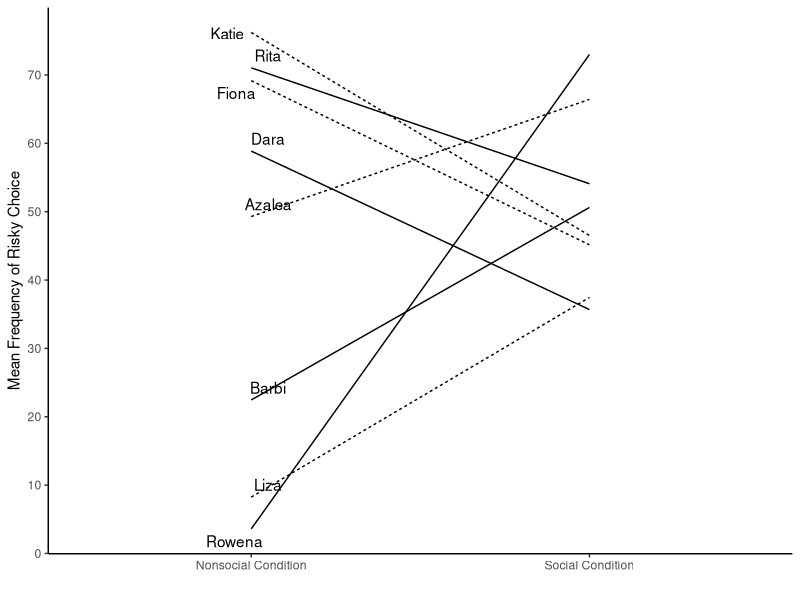
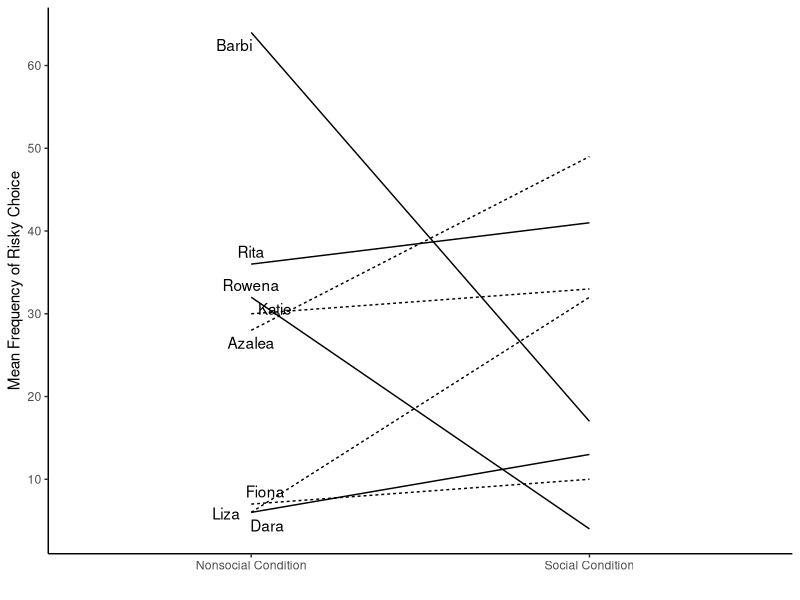
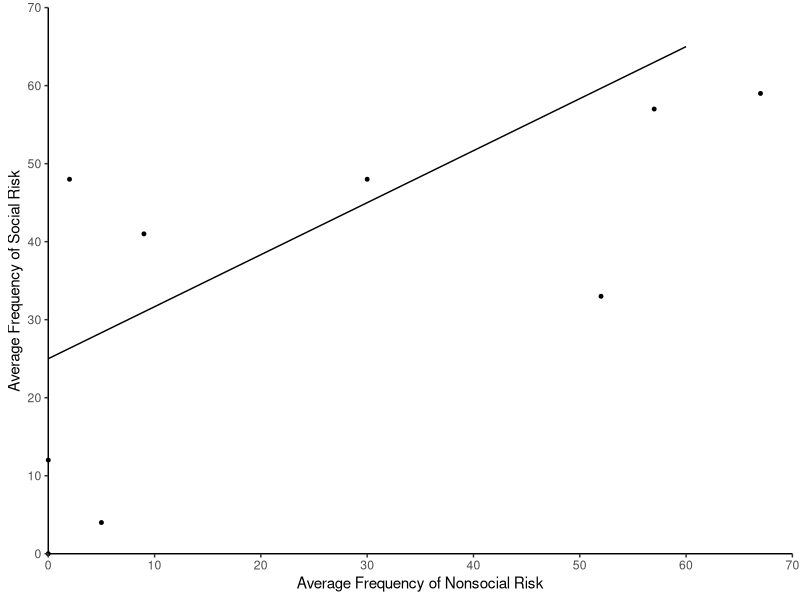
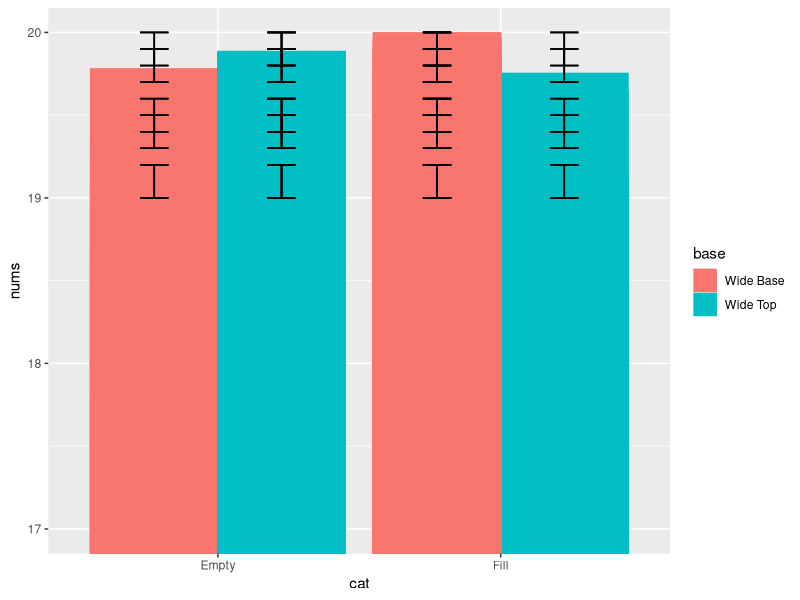

Write the R code that produced these figures, in order.
## ---- chunk 1
knitr::opts_chunk$set(echo = TRUE)
## ---- chunk 2
#loading library to enable visualization of ggplot function use
library(ggplot2)
library(ggrepel)
## ---- chunk 3

names<-rep(c("Dara","Rita","Liza", "Azalea", "Barbi","Rowena","Katie","Fiona"), each=2)
lnames<-c("","Dara","","Rita","","Liza", "","Azalea", "","Barbi","","Rowena","","Katie","","Fiona")
mean_frequency<-rnorm(16,45,25)
condition<-rep(c("Social Condition","Nonsocial Condition"),8)
adversity<-rep(c("Adverse","Not_Adverse"),times=c(4,4))

plot_df<-data.frame(names,mean_frequency,adversity,condition)

#print(plot_df)

b<-ggplot(plot_df, aes(condition,mean_frequency,group=names,linetype=adversity))+geom_line()+geom_text_repel(label=lnames, position = "nudge")+theme_classic()

b+labs(x="",y="Mean Frequency of Risky Choice")+theme(legend.position = "none")+scale_y_continuous(breaks = pretty(0:70,n=7))
## ---- chunk 4

names<-rep(c("Dara","Rita","Liza", "Azalea", "Barbi","Rowena","Katie","Fiona"), each=2)
lnames<-c("","Dara","","Rita","","Liza", "","Azalea", "","Barbi","","Rowena","","Katie","","Fiona")
mean_frequency<-floor(runif(16,0,70))
condition<-rep(c("Social Condition","Nonsocial Condition"),8)
adversity<-rep(c("Adverse","Not_Adverse"),times=c(4,4))

plot_df<-data.frame(names,mean_frequency,adversity,condition)

#print(plot_df)

a<-ggplot(plot_df, aes(condition,mean_frequency,group=names,linetype=adversity))+geom_line()+geom_text_repel(label=lnames, position = "nudge")+theme_classic()

a+theme(legend.position = "none")+labs(x="",y="Mean Frequency of Risky Choice")+theme(legend.position = "none")+scale_y_continuous(breaks = pretty(0:70,n=7))
## ---- chunk 5
avg_nonsoc<-c(0,60)
avg_soc<-c(25,65)
ad_avg_nonsoc<-c(0,0,2,5,9,30,52,57,67)
ad_avg_soc<-c(0,12,48,4,41,48,33,57,59)
plot_da<-data.frame(avg_nonsoc,avg_soc)
plot_db<-data.frame(ad_avg_nonsoc,ad_avg_soc)

c<-ggplot(plot_da)+geom_line(mapping = aes(avg_nonsoc,avg_soc))+geom_point(data =plot_db ,x=ad_avg_nonsoc,y=ad_avg_soc, size=1)+theme_classic()+coord_cartesian(xlim = c(0,70),ylim = c(0,70),clip = "off")


c+labs(x="Average Frequency of Nonsocial Risk",y="Average Frequency of Social Risk")+scale_x_continuous(expand = c(0,0),breaks = pretty(0:70,n=7))+scale_y_continuous(expand = c(0,0),breaks = pretty(0:70,n=7))
## ---- chunk 6
nums<-runif(100,17,20)
cat<-as.factor(rep(c("Fill","Empty"),each=15,len=100))
base<-as.factor(rep(c("Wide Base","Wide Top"),each=45,len=100))
plot_dd<-data.frame(nums,cat,base)
f_mean<-rep(c(19.5,19.8,19.4,19.9,19.1),len=100)
f_se<-rep(c(.1,.1,.1,.1,.1),len=100)

ggplot(plot_dd,aes(cat,nums,group=base,color=base,fill=base))+geom_bar(stat = "identity",position = "dodge")+coord_cartesian(ylim = c(17,20))+geom_errorbar(aes(ymin=f_mean-f_se,ymax=f_mean+f_se),width=.2,position = position_dodge(width = 0.9),color="black")
